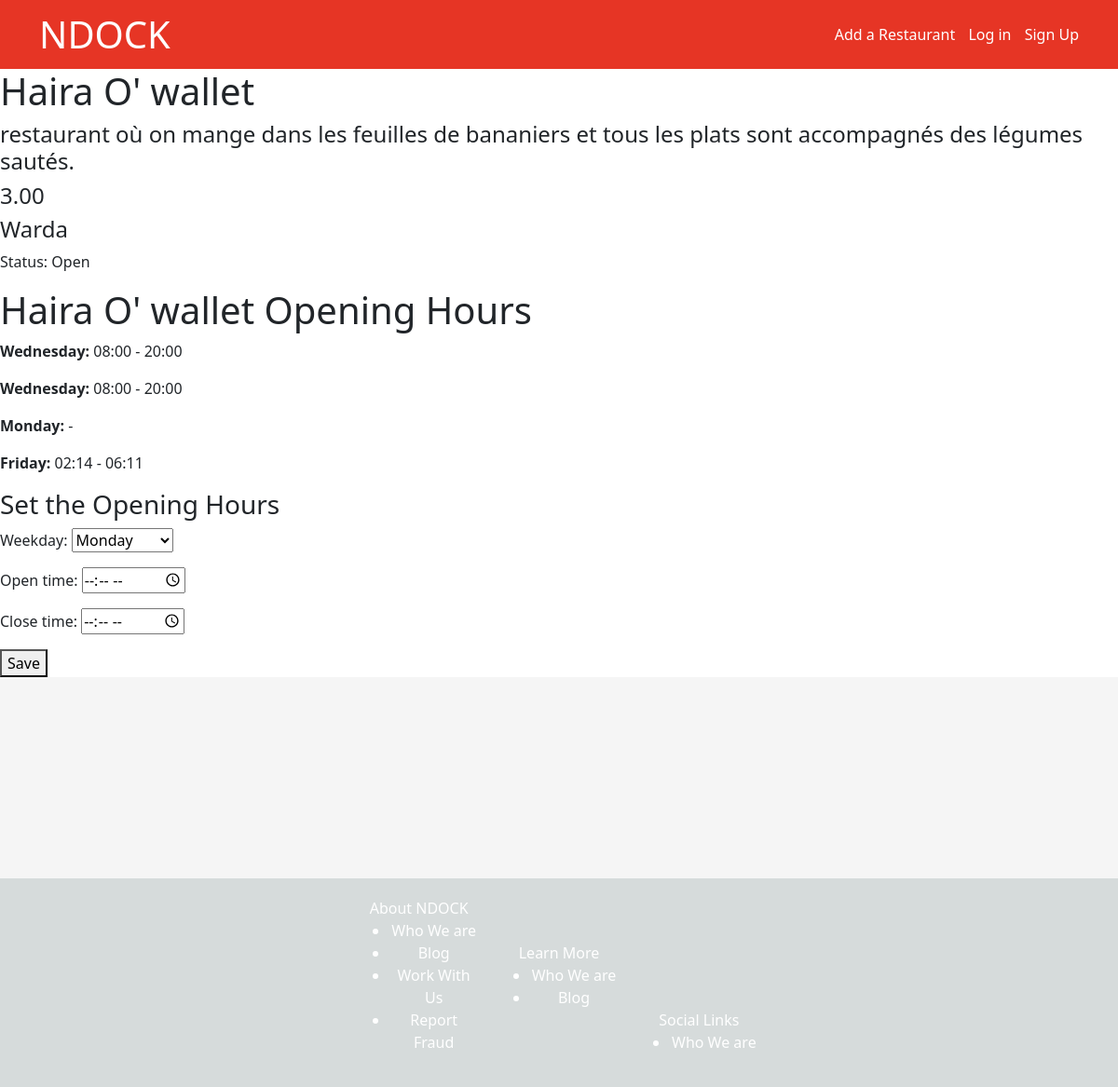
Page /restaurant_details/1/ on the earlier database version.
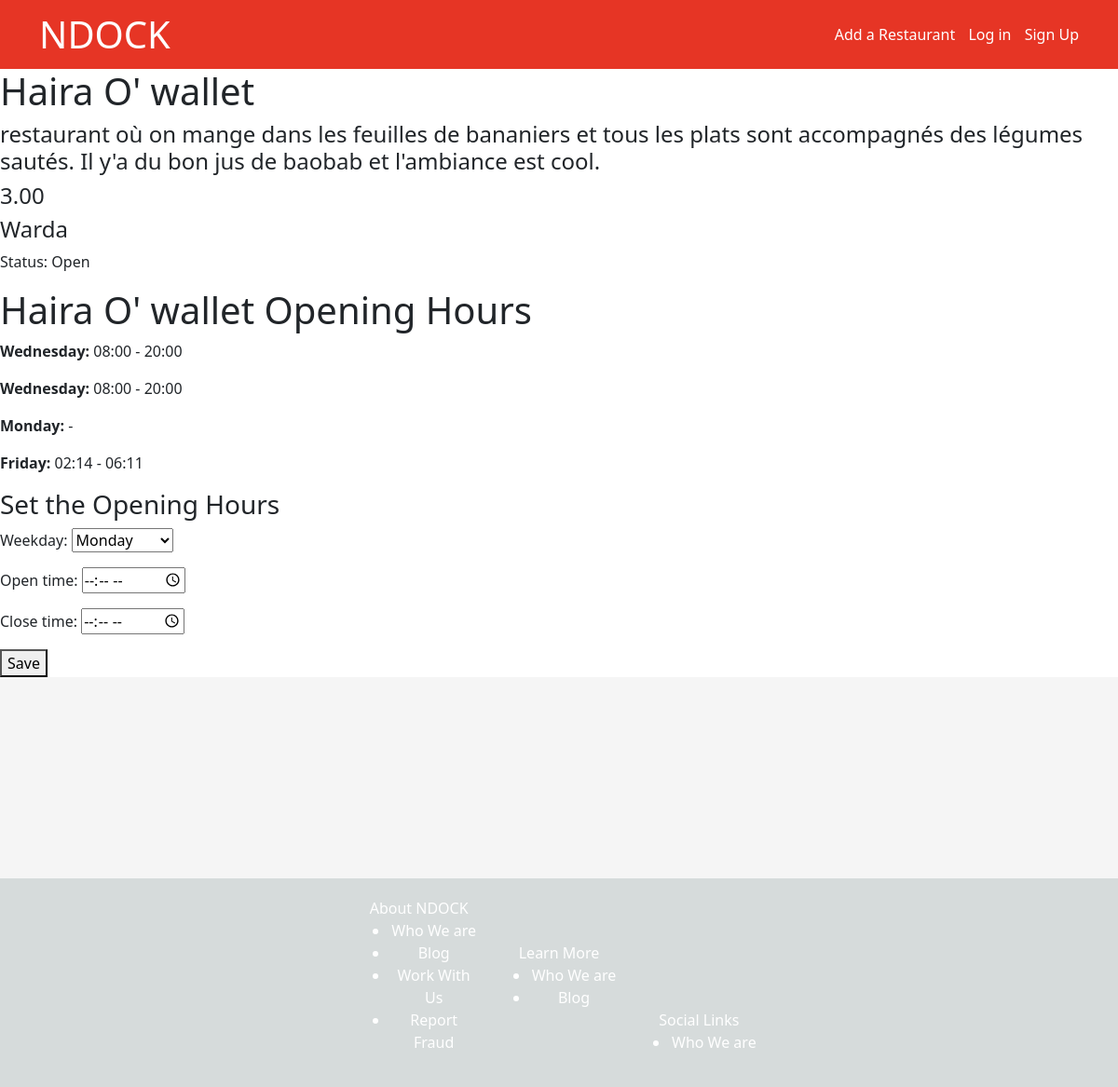
Same page on the later database version.
### restaurant/models.py (models this page shows, shortened)
class Restaurant(models.Model):
    name = models.CharField(max_length=255)
    description = models.TextField(blank=True, null=True)
    rating = models.DecimalField(max_digits=3, decimal_places=2)
    location = models.ForeignKey(
        'Location', on_delete=models.CASCADE, related_name='restaurants')
    cuisines = models.ManyToManyField('Cuisine', related_name='restaurants')
    category = models.ManyToManyField(
        "MenuCategory", related_name='restaurants')
    menus = models.ManyToManyField('Menu', related_name='menu_restaurants')
    search_fields = ['name', 'location', 'cuisines', 'menus', 'category']
    def is_open(self):
        now = datetime.now().time()
        current_weekday = datetime.now().weekday()
        opening_hours = self.opening_hours.filter(
            weekday=current_weekday).first()
        if opening_hours :
            if opening_hours.open_time and opening_hours.open_time <= now <= opening_hours.close_time:
                return True
        return False
    def average_rating(self):
        ratings = self.rating
        if ratings:
            return round(ratings, 2)
        return None
    """ When having ratings from users

        def get_average_rating(self):
            # Calculate and return the average rating for the restaurant
        ratings = self.reviews.values_list('rating', flat=True)
        if ratings:
            average_rating = sum(ratings) / len(ratings)
            return round(average_rating, 2)
        return None
    """

class Location(models.Model):
    name = models.CharField(max_length=255)
    lattide = models.CharField(max_length=255, blank=True, null=True)
    longitude = models.CharField(max_length=255, blank=True, null=True)

### restaurant/views.py (the view)
# urls.py: path('restaurant_details/<int:pk>/', views.restaurant_details, name='restaurant_details'),
def restaurant_details(request, pk):
    restaurant = get_object_or_404(Restaurant, pk=pk)
    form = OpeningHourForm()
    if request.method == 'POST':
        form = OpeningHourForm(request.POST)
        if form.is_valid():
            weekday = int(form.cleaned_data['weekday'])
            existing_opening_hours = OpeningHour.objects.filter(
                restaurant=restaurant, weekday=weekday)
            if existing_opening_hours:
                existing_opening_hours.delete()
            opening_hours = form.save(commit=False)
            opening_hours.restaurant = restaurant
            opening_hours.save()
            return redirect('restaurant:restaurant_details', pk=pk)
    else:
        print(form.errors)
        form = OpeningHourForm()
    opening_hours = OpeningHour.objects.filter(restaurant=restaurant)
    context = {'restaurant': restaurant,
               'form': form, 'opening_hours': opening_hours}
    return render(request, 'restaurant/restaurant_details.html', context)

### restaurant/forms.py (shortened to what this page needs)
class OpeningHourForm(forms.ModelForm):
    WEEKDAY_CHOICES = [
        (1, 'Monday'),
        (2, 'Tuesday'),
        (3, 'Wednesday'),
        (4, 'Thursday'),
        (5, 'Friday'),
        (6, 'Saturday'),
        (7, 'Sunday'),
    ]
    weekday = forms.ChoiceField(choices=WEEKDAY_CHOICES)
    class Meta:
        model=OpeningHour
        exclude=['restaurant']
        widgets={
            'open_time': forms.TimeInput(format='%H:%M', attrs={'type': 'time'}),
            'close_time': forms.TimeInput(format='%H:%M', attrs={'type': 'time'}),
        }

### templates/restaurant/restaurant_details.html (shortened to what this page needs)
{% extends "restaurant/base.html" %} {% block content %}
<h1>{{ restaurant.name }}</h1>
<h4>{{ restaurant.description }}</h4>
<h4>{{ restaurant.rating }}</h4>
<h4>{{ restaurant.location.name }}</h4>
{% if restaurant.is_open %}
    <p>Status: Open</p>
{% else %}
    <p>Status: Closed</p>
{% endif %}
<h1>{{ restaurant.name }} Opening Hours</h1>
{% for opening_hour in opening_hours %}
    <p>
        <strong>{{ opening_hour.get_weekday_display }}:</strong>
        {{ opening_hour.open_time|time:"H:i" }} -
        {{ opening_hour.close_time|time:"H:i" }}
    </p>
{% empty %}
    <p>No opening hours available.</p>
{% endfor %}
<h3>Set the Opening Hours</h3>
<form method="post" action="">
    {{ form.as_p }}
    <button type="submit">Save</button>
</form>
{% endblock content %}

Differences in the rows shown:
changed Restaurant "Haira O' wallet": description "restaurant où on mange dans les feuilles de bananiers et tous les plats sont accompagnés des légumes sautés." → "restaurant où on mange dans les feuilles de bananiers et tous les plats sont accompagnés des légumes sautés. Il y'a du bon jus de baobab et l'ambiance est cool."
